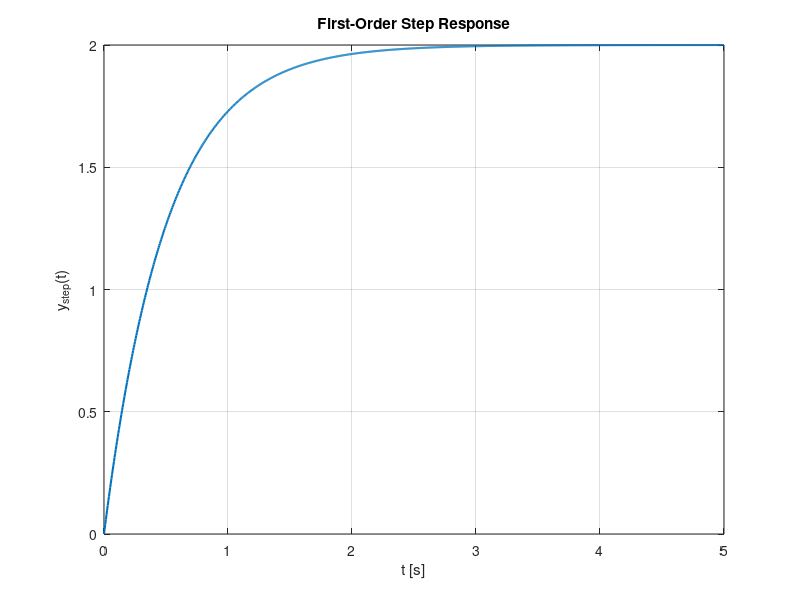
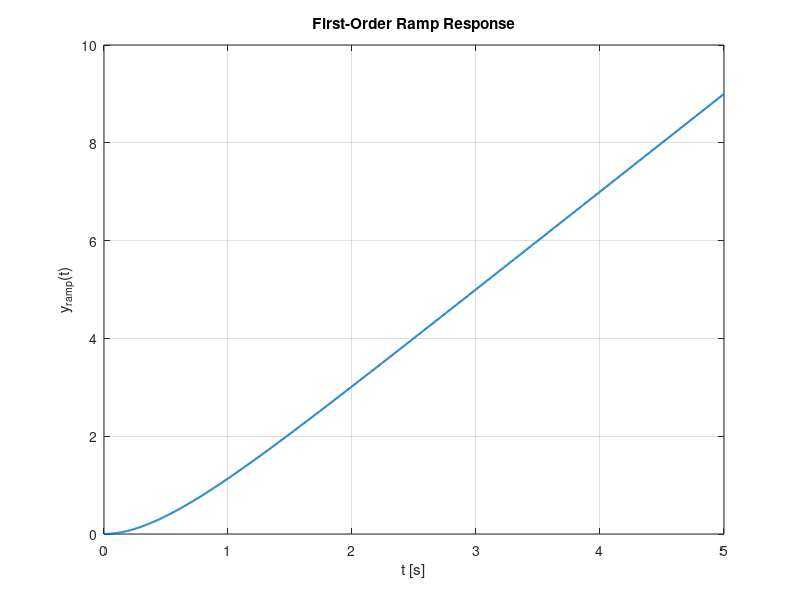
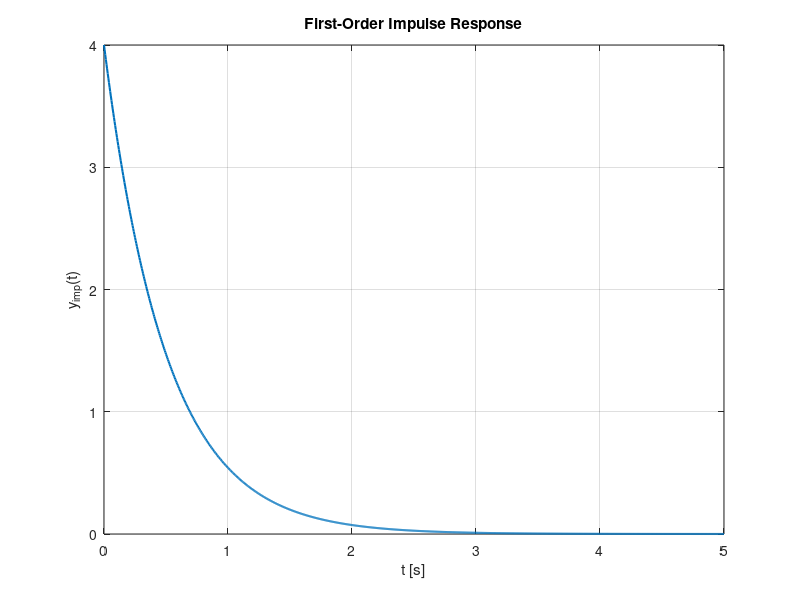

Write the MATLAB code that produced these figures, in order.
% Parameters
K   = 2.0;
tau = 0.5;

% Transfer function G(s) = K / (tau s + 1)
s = tf('s');
G = K / (tau * s + 1);

t = linspace(0, 5, 1000);

% Step response (unit step)
[y_step, t_step] = step(G, t);

% Ramp response: input r(t) = t * u(t)
u_ramp = t;  % unit ramp
[y_ramp, t_ramp, x_ramp] = lsim(G, u_ramp, t);

% Impulse response
[y_imp, t_imp] = impulse(G, t);

% Plot
figure;
plot(t_step, y_step, 'LineWidth', 1.5);
xlabel('t [s]'); ylabel('y_{step}(t)');
title('First-Order Step Response'); grid on;

figure;
plot(t_ramp, y_ramp, 'LineWidth', 1.5);
xlabel('t [s]'); ylabel('y_{ramp}(t)');
title('First-Order Ramp Response'); grid on;

figure;
plot(t_imp, y_imp, 'LineWidth', 1.5);
xlabel('t [s]'); ylabel('y_{imp}(t)');
title('First-Order Impulse Response'); grid on;

% In Simulink:
% - Use a Transfer Fcn block with numerator K and denominator [tau 1].
% - Drive it with Step, Ramp, and Pulse Generator sources.
% - Connect to Scope blocks to visualize the responses.
% With Robotics System Toolbox, these blocks can be integrated with robot models.
